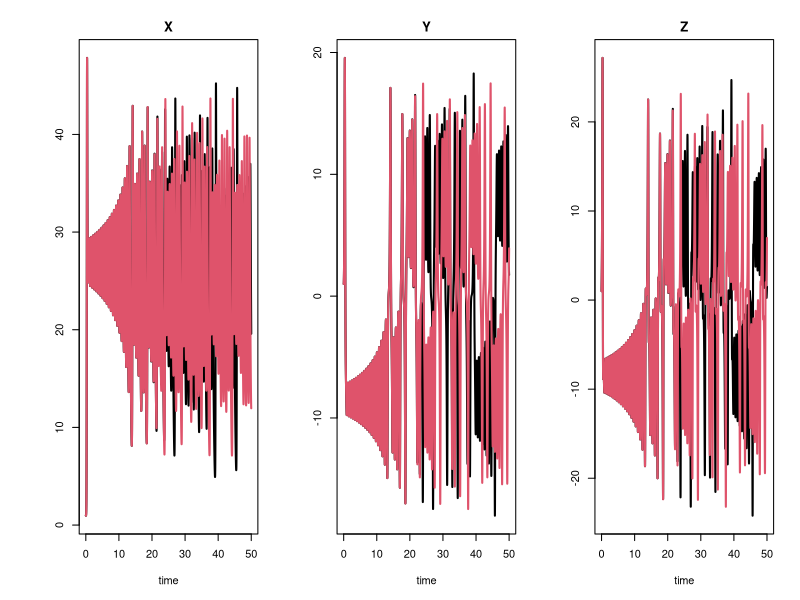
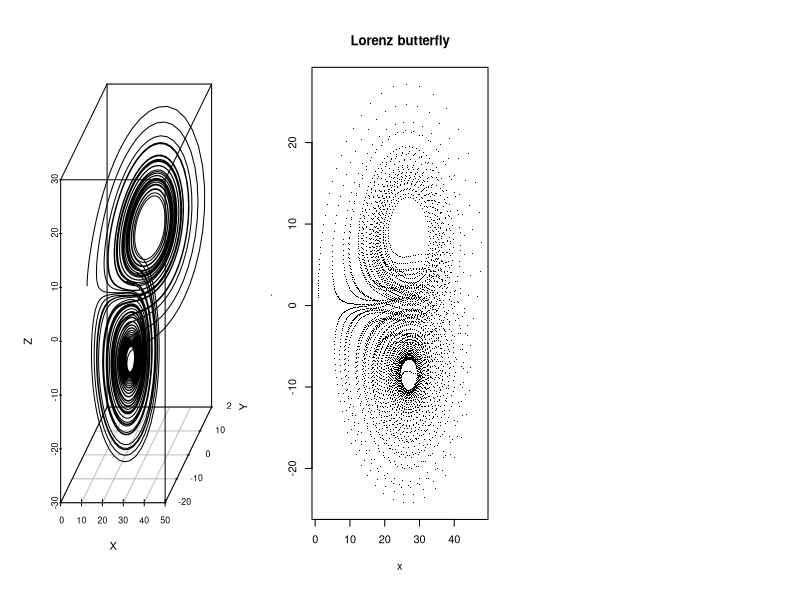
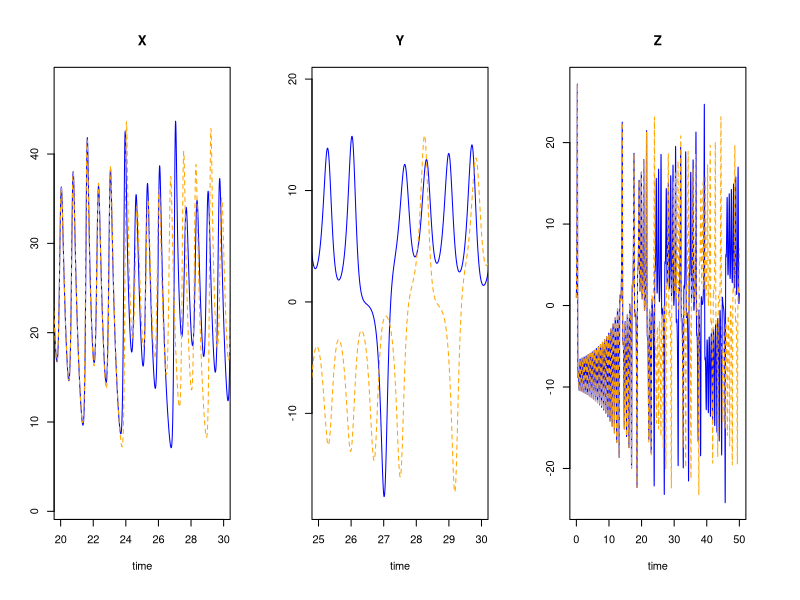

Here is the R script that generated these plots, in order:
## Chaos in the atmosphere
# The Lorenz model describes the dynamics of three state variables, X, Y and Z.
# download package deSolve

install.packages("deSolve", dependencies = TRUE)

# Include library

library(deSolve)

# For more information
?deSolve

# There are three model parameters: a, b, and c that are defined thirst. Parameters are stored
# as a vector with assigned names and values:
parameters <- c(a = -8/3, b = -10, c = 28)

# The three state variables are also created as a vector, and their initial values given:
state1 <- c(X = 1, Y = 1, Z = 1)
state2 <- state1 + c(1e-6, 0, 0)

# Model equations
Lorenz <- function(t, state, parameters) 
  { with(as.list(c(state, parameters)),
         {
           dX <- a*X + Y*Z
           dY <- b*(Y-Z)
           dZ <- -X*Y + c*Y - Z
           list(c(dX, dY, dZ))
           })  
  }

# Time specification
times <- seq(0, 50, by = 0.01)

# Model integration
# Function ode returns an object of class deSolve with a matrix that contains 
# the values of the state variables (columns) at the requested output times.
out1 <- ode(state1, times, Lorenz, parameters)
out2 <- ode(state2, times, Lorenz, parameters)

# Plotting results
par(oma = c(1, 1, 1, 1)) # Set outside margins
par(mar = c(4, 5, 2, 1)) # Set plot margins
plot(out1, out2, xlab = "time", ylab = "", lwd = 2, lty = 1, mfrow = c(1, 3))

if (require(scatterplot3d))
  scatterplot3d(out1[,-1], type = "l")

plot(out1[, "X"], out1[, "Z"], pch = ".", main = "Lorenz butterfly", xlab = "x", ylab = "y", mfrow = c(1, 1), mfcol = c(1,1))


plot(out1, out2, col = c("blue", "orange"),
     main = c("X", "Y", "Z"),
     xlim = list(c(20, 30), c(25, 30), NULL), mfrow = c(1, 3))


########################################################
# Clear workspace
rm(list = ls())
